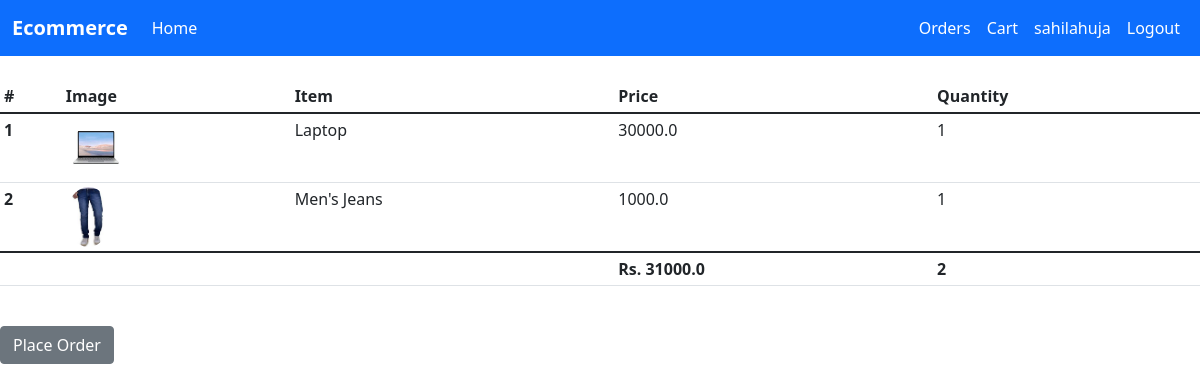
The page /cart/ (signed in) on the database its author committed.
### cart/models.py (models this page shows, shortened)
class CartItem(models.Model):
    cart = models.ForeignKey(Cart, on_delete=models.CASCADE)
    product = models.ForeignKey(Product, on_delete=models.CASCADE)
    price = models.FloatField(default=0)
    quantity = models.IntegerField(default=0)

class Cart(models.Model):
    user = models.ForeignKey(User, on_delete=models.CASCADE)
    total_price = models.FloatField(default=0)
    total_items = models.IntegerField(default=0)
    is_ordered = models.BooleanField(default=False, blank=True, null=True)

### products/models.py (models this page shows, shortened)
class Product(models.Model):
    product_name = models.CharField(verbose_name="Product Name", max_length=50) # this is a verbose name,
    category = models.ForeignKey(Category, on_delete=models.PROTECT) # one to many field
    price = models.FloatField(default=0)
    description = models.TextField(blank=True)
    stock = models.IntegerField(default=100)
    quantity_type = models.ForeignKey(QuantityVariant, blank=True, null=True, default=None, on_delete=models.SET_NULL)
    color_type = models.ForeignKey(ColorVariant, blank=True, null=True, default=None, on_delete=models.SET_NULL)
    size_type = models.ForeignKey(SizeVariant, blank=True, null=True, default=None, on_delete=models.SET_NULL)
    image = models.ImageField(null=True, blank=True)
    class Meta:
        db_table='product_table' # overriding the default database table name which will be 'name of the class' otherwise

### cart/views.py (the view)
# urls.py: path('',views.show_cart, name='cart'),
@login_required
def show_cart(request):
    user = request.user
    cart_items = CartItem.objects.filter(cart__user=user)
    cart = Cart.objects.get_or_create(user=user)
    context = {'cart_items': cart_items, 'cart': cart[0]}
    return render(request, 'cart.html', context=context)

### Templates/cart.html
{% extends 'base.html' %}
{% block content %}
<br>
<table class="table table-hover table-sm caption-top">
    <thead>
      <tr>
        <th scope="col">#</th>
        <th scope="col">Image</th>
        <th scope="col">Item</th>
        <th scope="col">Price</th>
        <th scope="col">Quantity</th>
      </tr>
    </thead>
    <tbody>
    {% for item in cart_items %}
      <tr>
        <th scope="row">{{ forloop.counter }}</th>
        <td><img style="height: 60px;" class="rounded-circle" src="{{ item.product.image.url }}"></td>
        <td>{{ item.product.product_name }}</td>
        <td>{{ item.product.price }}</td>
        <td>{{ item.quantity }}</td>
      </tr>
    {% endfor %}
    </tbody>
    <tfoot>
        <th scope="col"></th>
        <th scope="col"></th>
        <th scope="col"></th>
        <th scope="col">Rs. {{ cart.total_price }}</th>
        <th scope="col">{{ cart.total_items }}</th>
    </tfoot>
  </table>
  <br>
  <form action="{% url 'details' %}" method="get">
  <button class="btn btn-secondary" type="submit">Place Order</button>
  </form>
{% endblock %}

### Templates/base.html (shortened to what this page needs)
<!DOCTYPE html>
<html lang="en">
<head>
    <link href="https://cdn.jsdelivr.net/npm/bootstrap@5.1.3/dist/css/bootstrap.min.css" rel="stylesheet">
</head>
<body>
    <nav class="navbar navbar-expand-lg navbar-dark bg-primary">
        <div class="container-fluid">
          <a class="navbar-brand fw-bold" href="/">Ecommerce</a>
          {% if user.is_authenticated %}
          <div class="collapse navbar-collapse" id="navbarSupportedContent">
            <ul class="navbar-nav me-auto mb-2 mb-lg-0">
              <li class="nav-item">
                <a class="nav-link active" aria-current="page" href="/">Home</a>
              </li>
            </ul>
            <ul class=" navbar-nav my-2 my-lg-0">
              <li class="nav-item">
                <a class="nav-link active" href="/order">Orders</a>
              </li>
              <li class="nav-item">
                <a class="nav-link active" href="/cart">Cart</a>
              </li>
              <li class="nav-item">
                <a class="nav-link active" href="/">{{ user.username }}</a>
              </li>
              <li class="nav-item">
                <a class="nav-link active" href="/auth/logout_user">Logout</a>
              </li>
            </ul>
            {% endif %}
          </div>
        </div>
      </nav>
    {% block content %}{% endblock %}
</body>
</html>

### rows shown on the page
CartItem: product.image (picture), product.product_name "Laptop", product.price "30000.0", quantity "1"
CartItem: product.image (picture), product.product_name "Men's Jeans", product.price "1000.0", quantity "1"
Cart: total_price "31000.0", total_items "2"

### other values the page prints
{{ user.username }} "sahilahuja"
